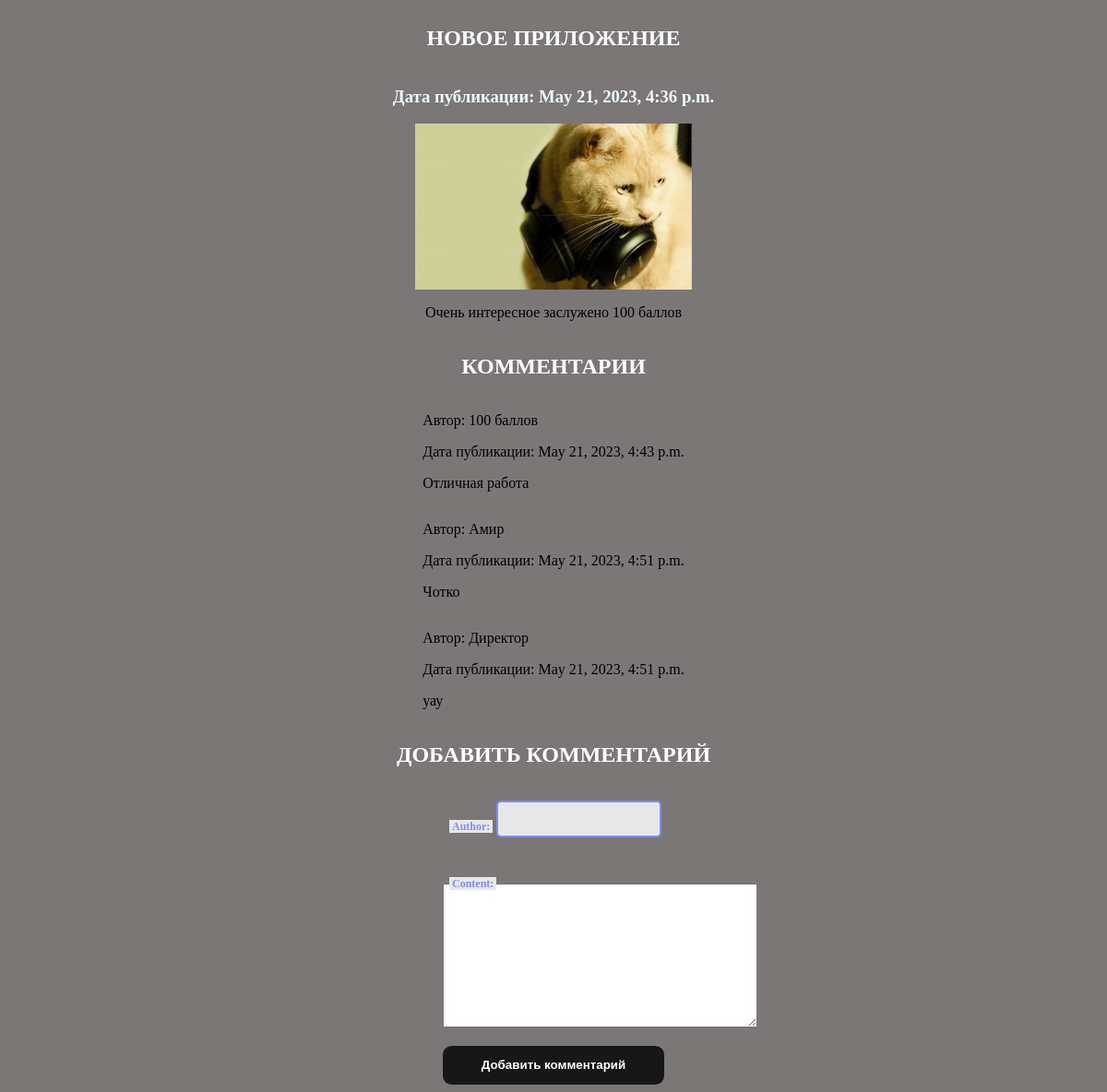
The app's page /post/1/ with its own data.
### tomphson_main/models.py (models this page shows)
class Post(models.Model):
    title = models.CharField(max_length=255)
    content = models.TextField()
    pub_date = models.DateTimeField(auto_now_add=True)
    photo = models.ImageField(upload_to='post_photos')

class Comment(models.Model):
    post = models.ForeignKey(Post, on_delete=models.CASCADE, related_name='comments')
    author = models.CharField(max_length=255)
    content = models.TextField()
    pub_date = models.DateTimeField(auto_now_add=True)

### tomphson_main/views.py (the view)
# urls.py: path('post/<int:post_id>/', views.blog_detail, name='blog_detail'),
def blog_detail(request, post_id):
    post = get_object_or_404(Post, id=post_id)
    comments = Comment.objects.filter(post=post)  # Fetch comments related to the post
    if request.method == 'POST':
        form = CommentForm(request.POST)
        if form.is_valid():
            comment = form.save(commit=False)
            comment.post = post
            comment.save()
            return redirect('blog_detail', post_id=post_id)
    else:
        form = CommentForm()
    return render(request, 'blog_detail.html', {'post': post, 'form': form, 'comments': comments})

### tomphson_main/forms.py
class CommentForm(forms.ModelForm):
    class Meta:
        model = Comment
        fields = ('author', 'content')

### tomphson_main/templates/blog_detail.html (shortened to what this page needs)
<!DOCTYPE html>
<html lang="en">
<head>
  <link rel="stylesheet" href="../../static/css/style.css">
</head>
<body>
  {% block content %}
  <div class="post">
    <h2>{{ post.title }}</h2>
    <h3>Дата публикации: {{ post.pub_date }}</h3>
    <img src="{{ post.photo.url }}" alt="{{ post.title }}" width="300">
    <p>{{ post.content }}</p>
  </div>
    <div class="comm">
      <h2>Комментарии</h2>
      {% for comment in comments %}
        <div class="comment">
          <p>Автор: {{ comment.author }}</p>
          <p>Дата публикации: {{ comment.pub_date }}</p>
          <p>{{ comment.content }}</p>
        </div>
      {% empty %}
      <p></p>
      {% endfor %}
      <h2>Добавить комментарий</h2>
      <form method="post" action="{% url 'add_comment' post.id %}">
        {{ form.as_p }}
        <button type="submit">Добавить комментарий</button>
      </form>
      {% endblock %}
    </div>
</body>
</html>

### static/css/style.css (style rules this page uses)
body { background: rgb(123, 119, 119); }
h2 { text-align: center; text-transform: uppercase; color: white; }
h3 { color: aliceblue; }
.post { display: flex; flex-direction: column; justify-content: center; align-items: center; }
form { display: flex; flex-direction: column; width: fit-content; position: static; max-width: 240px; }
.comm { display: flex; flex-direction: column; align-items: center; }
label { font-size: 0.75rem; color: #818CF8; font-weight: 700; position: relative; top: 0.5rem; margin: 0 0 0 7px; padding: 0 3px; background: #e8e8e8; width: fit-content; }
input[type=text], input { padding: 11px 10px; font-size: 0.75rem; border: 2px #818CF8 solid; border-radius: 5px; background: #e8e8e8; }
button { font-family: Arial, Helvetica, sans-serif; font-weight: bold; color: white; background-color: #171717; padding: 1em 2em; border: none; border-radius: .6rem; position: relative; cursor: pointer; overflow: hidden; }

### records on screen
Post: title "НОВОЕ ПРИЛОЖЕНИЕ", pub_date "May 21, 2023, 4:36 p.m.", photo (picture), content "Очень интересное заслужено 100 баллов"
Comment: author "100 баллов", pub_date "May 21, 2023, 4:43 p.m.", content "Отличная работа"
Comment: author "Амир", pub_date "May 21, 2023, 4:51 p.m.", content "Чотко"
Comment: author "Директор", pub_date "May 21, 2023, 4:51 p.m.", content "уау"
